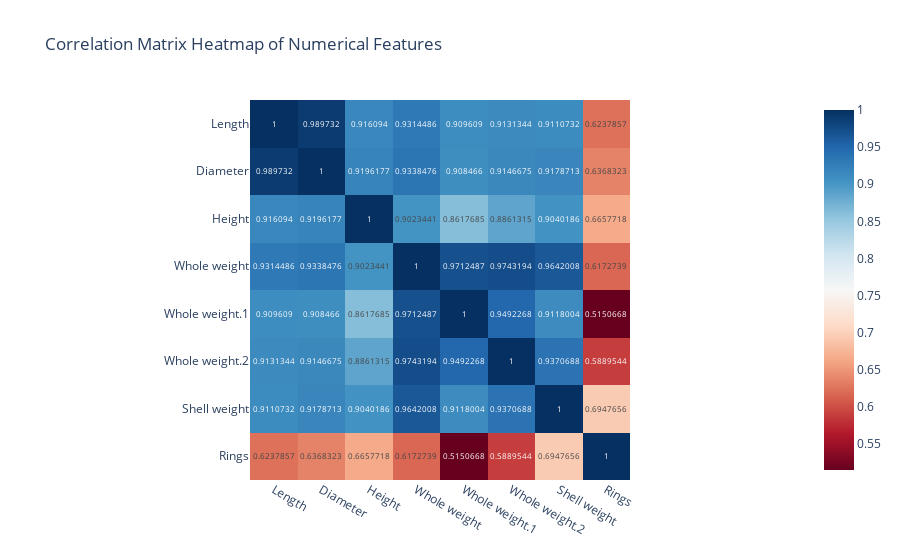

Write notebook code for a chart like this one.
### Code cell
import pandas as pd
import plotly.express as px

# Load the dataset
df = pd.read_csv("train.csv")

# Drop non-numeric columns
numeric_df = df.drop(columns=['id', 'Sex'])  # 'Sex' is categorical

# Compute the correlation matrix
correlation_matrix = numeric_df.corr()

# Generate a heatmap using Plotly
fig = px.imshow(correlation_matrix,
                text_auto=True,
                color_continuous_scale='RdBu',
                title='Correlation Matrix Heatmap of Numerical Features')

# Show the plot
fig.show()

### Figure 1 — Plotly figure (JSON) as saved in the notebook; plotly's stock layout.template omitted (floating-point values rounded to 4 significant figures)
{"data": [{"coloraxis": "coloraxis", "hovertemplate": "x: %{x}<br>y: %{y}<br>color: %{z}<extra></extra>", "name": "0", "texttemplate": "%{z}", "type": "heatmap", "x": ["Length", "Diameter", "Height", "Whole weight", "Whole weight.1", "Whole weight.2", "Shell weight", "Rings"], "xaxis": "x", "y": ["Length", "Diameter", "Height", "Whole weight", "Whole weight.1", "Whole weight.2", "Shell weight", "Rings"], "yaxis": "y", "z": [[1.0, 0.9897, 0.9161, 0.9314, 0.9096, 0.9131, 0.9111, 0.6238], [0.9897, 1.0, 0.9196, 0.9338, 0.9085, 0.9147, 0.9179, 0.6368], [0.9161, 0.9196, 1.0, 0.9023, 0.8618, 0.8861, 0.904, 0.6658], [0.9314, 0.9338, 0.9023, 1.0, 0.9712, 0.9743, 0.9642, 0.6173], [0.9096, 0.9085, 0.8618, 0.9712, 1.0, 0.9492, 0.9118, 0.5151], [0.9131, 0.9147, 0.8861, 0.9743, 0.9492, 1.0, 0.9371, 0.589], [0.9111, 0.9179, 0.904, 0.9642, 0.9118, 0.9371, 1.0, 0.6948], [0.6238, 0.6368, 0.6658, 0.6173, 0.5151, 0.589, 0.6948, 1.0]]}], "layout": {"coloraxis": {"colorscale": [[0, "rgb(103,0,31)"], [0.1, "rgb(178,24,43)"], [0.2, "rgb(214,96,77)"], [0.3, "rgb(244,165,130)"], [0.4, "rgb(253,219,199)"], [0.5, "rgb(247,247,247)"], [0.6, "rgb(209,229,240)"], [0.7, "rgb(146,197,222)"], [0.8, "rgb(67,147,195)"], [0.9, "rgb(33,102,172)"], [1, "rgb(5,48,97)"]]}, "title": {"text": "Correlation Matrix Heatmap of Numerical Features"}, "xaxis": {"anchor": "y", "constrain": "domain", "domain": [0, 1], "scaleanchor": "y"}, "yaxis": {"anchor": "x", "autorange": "reversed", "constrain": "domain", "domain": [0, 1]}}}
